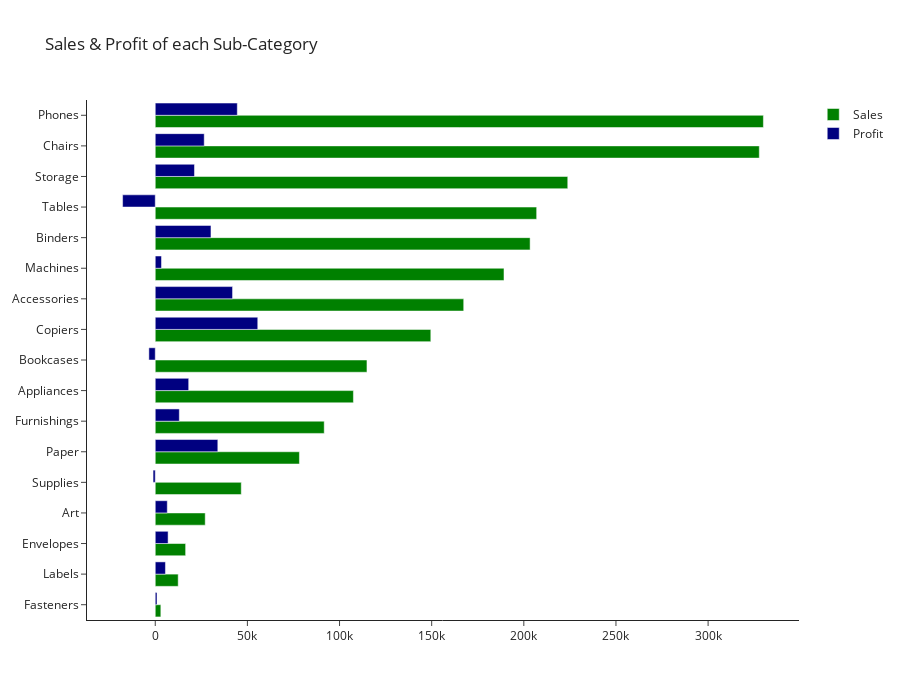

The notebook cell saved with this chart:
### Markdown cell above
### Sales & Profit of each Sub-Category

### Code cell
d = []
for i in df['Sub-Category'].unique():
    sales = round(df[df['Sub-Category']==i]['Sales'].sum(),2)
    profit = round(df[df['Sub-Category']==i]['Profit'].sum(),2)
    d.append([i,sales,profit])
temp = pd.DataFrame(d,columns=['Sub-Category','Sales','Profit'])
temp = temp.sort_values('Sales',ascending=True)

fig = go.Figure(data=[go.Bar(name='Sales',x=temp['Sales'],y=temp['Sub-Category'],orientation='h',marker_color = 'green'),
                      go.Bar(name='Profit',x=temp['Profit'],y=temp['Sub-Category'],orientation='h',marker_color = 'navy')])
fig.update_layout(template='simple_white',title='Sales & Profit of each Sub-Category',height=700) #barmode='stack'
fig.show()

### Figure 1 — Plotly figure (JSON) as saved in the notebook; plotly's stock layout.template omitted (floating-point values rounded to 4 significant figures)
{"data": [{"marker": {"color": "green"}, "name": "Sales", "orientation": "h", "type": "bar", "x": [3024.0, 12440.0, 16480.0, 27110.0, 46670.0, 78220.0, 91680.0, 107500.0, 114880, 149500.0, 167400.0, 189200.0, 203400.0, 207000.0, 223800.0, 327800.0, 330000.0], "y": ["Fasteners", "Labels", "Envelopes", "Art", "Supplies", "Paper", "Furnishings", "Appliances", "Bookcases", "Copiers", "Accessories", "Machines", "Binders", "Tables", "Storage", "Chairs", "Phones"]}, {"marker": {"color": "navy"}, "name": "Profit", "orientation": "h", "type": "bar", "x": [949.5, 5526.0, 6964.0, 6525.0, -1189.0, 33940.0, 13050.0, 18140.0, -3473.0, 55620.0, 41940.0, 3385.0, 30228, -17730.0, 21280.0, 26570.0, 44520.0], "y": ["Fasteners", "Labels", "Envelopes", "Art", "Supplies", "Paper", "Furnishings", "Appliances", "Bookcases", "Copiers", "Accessories", "Machines", "Binders", "Tables", "Storage", "Chairs", "Phones"]}], "layout": {"height": 700, "title": {"text": "Sales & Profit of each Sub-Category"}}}
